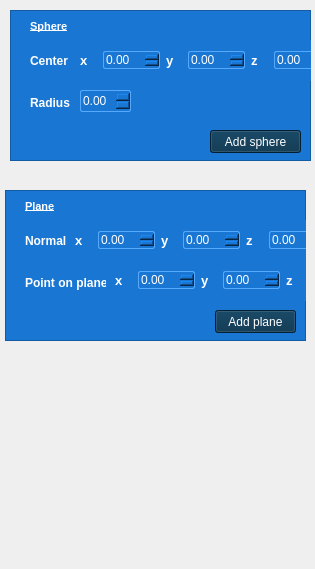
        <widget class="QWidget" name="scrollAreaWidgetContents_3">
         <property name="geometry">
          <rect>
           <x>0</x>
           <y>0</y>
           <width>315</width>
           <height>569</height>
          </rect>
         </property>
         <widget class="QFrame" name="frame_4">
          <property name="geometry">
           <rect>
            <x>10</x>
            <y>10</y>
            <width>301</width>
            <height>151</height>
           </rect>
          </property>
          <property name="styleSheet">
           <string notr="true">background:#1976d2;
color:white;</string>
          </property>
          <property name="frameShape">
           <enum>QFrame::StyledPanel</enum>
          </property>
          <property name="frameShadow">
           <enum>QFrame::Raised</enum>
          </property>
          <widget class="QLabel" name="label_12">
           <property name="geometry">
            <rect>
             <x>20</x>
             <y>82</y>
             <width>47</width>
             <height>21</height>
            </rect>
           </property>
           <property name="font">
            <font>
             <weight>75</weight>
             <bold>true</bold>
            </font>
           </property>
           <property name="text">
            <string>Radius</string>
           </property>
          </widget>
          <widget class="QDoubleSpinBox" name="sRadius">
           <property name="geometry">
            <rect>
             <x>70</x>
             <y>80</y>
             <width>51</width>
             <height>22</height>
            </rect>
           </property>
           <property name="styleSheet">
            <string notr="true">border:1px solid rgb(85, 170, 255);
border-radius:2px;
</string>
           </property>
          </widget>
          <widget class="QWidget" name="horizontalLayoutWidget_6">
           <property name="geometry">
            <rect>
             <x>70</x>
             <y>30</y>
             <width>251</width>
             <height>41</height>
            </rect>
           </property>
           <layout class="QHBoxLayout" name="horizontalLayout_6">
            <item>
             <widget class="QLabel" name="label_13">
              <property name="font">
               <font>
                <pointsize>10</pointsize>
                <weight>75</weight>
                <bold>true</bold>
               </font>
              </property>
              <property name="text">
               <string>x</string>
              </property>
             </widget>
            </item>
            <item>
             <widget class="QDoubleSpinBox" name="sCenterXCord">
              <property name="enabled">
               <bool>true</bool>
              </property>
              <property name="styleSheet">
               <string notr="true">border:1px solid rgb(85, 170, 255);
border-radius:2px;
</string>
              </property>
              <property name="minimum">
               <double>-99.989999999999995</double>
              </property>
             </widget>
            </item>
            <item>
             <widget class="QLabel" name="label_14">
              <property name="font">
               <font>
                <pointsize>10</pointsize>
                <weight>75</weight>
                <bold>true</bold>
               </font>
              </property>
              <property name="text">
               <string>y</string>
              </property>
             </widget>
            </item>
            <item>
             <widget class="QDoubleSpinBox" name="sCenterYCord">
              <property name="styleSheet">
               <string notr="true">border:1px solid rgb(85, 170, 255);
border-radius:2px;
</string>
              </property>
              <property name="minimum">
               <double>-99.989999999999995</double>
              </property>
             </widget>
            </item>
            <item>
             <widget class="QLabel" name="label_15">
              <property name="font">
               <font>
                <pointsize>10</pointsize>
                <weight>75</weight>
                <bold>true</bold>
               </font>
              </property>
              <property name="text">
               <string>z</string>
              </property>
             </widget>
            </item>
            <item>
             <widget class="QDoubleSpinBox" name="sCenterZCord">
              <property name="styleSheet">
               <string notr="true">border:1px solid rgb(85, 170, 255);
border-radius:2px;
</string>
              </property>
              <property name="minimum">
               <double>-99.989999999999995</double>
              </property>
             </widget>
            </item>
           </layout>
          </widget>
          <widget class="QPushButton" name="addSphereBtn">
           <property name="geometry">
            <rect>
             <x>200</x>
             <y>120</y>
             <width>91</width>
             <height>23</height>
            </rect>
           </property>
           <property name="styleSheet">
            <string notr="true">color:white;
background-color:#002b47;

</string>
           </property>
           <property name="text">
            <string>Add sphere</string>
           </property>
          </widget>
          <widget class="QLabel" name="label_16">
           <property name="geometry">
            <rect>
             <x>20</x>
             <y>10</y>
             <width>47</width>
             <height>13</height>
            </rect>
           </property>
           <property name="font">
            <font>
             <pointsize>8</pointsize>
             <weight>75</weight>
             <bold>true</bold>
             <underline>true</underline>
            </font>
           </property>
           <property name="text">
            <string>Sphere</string>
           </property>
          </widget>
          <widget class="QLabel" name="label_17">
           <property name="geometry">
            <rect>
             <x>20</x>
             <y>40</y>
             <width>41</width>
             <height>21</height>
            </rect>
           </property>
           <property name="font">
            <font>
             <weight>75</weight>
             <bold>true</bold>
            </font>
           </property>
           <property name="text">
            <string>Center</string>
           </property>
          </widget>
         </widget>
         <widget class="QFrame" name="frame_9">
          <property name="geometry">
           <rect>
            <x>5</x>
            <y>190</y>
            <width>301</width>
            <height>151</height>
           </rect>
          </property>
          <property name="styleSheet">
           <string notr="true">background:#1976d2;
color:white;</string>
          </property>
          <property name="frameShape">
           <enum>QFrame::StyledPanel</enum>
          </property>
          <property name="frameShadow">
           <enum>QFrame::Raised</enum>
          </property>
          <widget class="QLabel" name="label_31">
           <property name="geometry">
            <rect>
             <x>20</x>
             <y>82</y>
             <width>81</width>
             <height>21</height>
            </rect>
           </property>
           <property name="font">
            <font>
             <weight>75</weight>
             <bold>true</bold>
            </font>
           </property>
           <property name="text">
            <string>Point on plane</string>
           </property>
          </widget>
          <widget class="QWidget" name="horizontalLayoutWidget_9">
           <property name="geometry">
            <rect>
             <x>70</x>
             <y>30</y>
             <width>251</width>
             <height>41</height>
            </rect>
           </property>
           <layout class="QHBoxLayout" name="horizontalLayout_9">
            <item>
             <widget class="QLabel" name="label_32">
              <property name="font">
               <font>
                <pointsize>10</pointsize>
                <weight>75</weight>
                <bold>true</bold>
               </font>
              </property>
              <property name="text">
               <string>x</string>
              </property>
             </widget>
            </item>
            <item>
             <widget class="QDoubleSpinBox" name="nVxCord">
              <property name="enabled">
               <bool>true</bool>
              </property>
              <property name="styleSheet">
               <string notr="true">border:1px solid rgb(85, 170, 255);
border-radius:2px;
</string>
              </property>
              <property name="minimum">
               <double>-99.989999999999995</double>
              </property>
             </widget>
            </item>
            <item>
             <widget class="QLabel" name="label_33">
              <property name="font">
               <font>
                <pointsize>10</pointsize>
                <weight>75</weight>
                <bold>true</bold>
               </font>
              </property>
              <property name="text">
               <string>y</string>
              </property>
             </widget>
            </item>
            <item>
             <widget class="QDoubleSpinBox" name="nVyCord">
              <property name="styleSheet">
               <string notr="true">border:1px solid rgb(85, 170, 255);
border-radius:2px;
</string>
              </property>
              <property name="minimum">
               <double>-99.989999999999995</double>
              </property>
             </widget>
            </item>
            <item>
             <widget class="QLabel" name="label_34">
              <property name="font">
               <font>
                <pointsize>10</pointsize>
                <weight>75</weight>
                <bold>true</bold>
               </font>
              </property>
              <property name="text">
               <string>z</string>
              </property>
             </widget>
            </item>
            <item>
             <widget class="QDoubleSpinBox" name="nVzCord">
              <property name="styleSheet">
               <string notr="true">border:1px solid rgb(85, 170, 255);
border-radius:2px;
</string>
              </property>
              <property name="minimum">
               <double>-99.989999999999995</double>
              </property>
             </widget>
            </item>
           </layout>
          </widget>
          <widget class="QPushButton" name="addPlaneBtn">
           <property name="geometry">
            <rect>
             <x>210</x>
             <y>120</y>
             <width>81</width>
             <height>23</height>
            </rect>
           </property>
           <property name="styleSheet">
            <string notr="true">color:white;
background-color:#002b47;

</string>
           </property>
           <property name="text">
            <string>Add plane</string>
           </property>
          </widget>
          <widget class="QLabel" name="label_35">
           <property name="geometry">
            <rect>
             <x>20</x>
             <y>10</y>
             <width>47</width>
             <height>13</height>
            </rect>
           </property>
           <property name="font">
            <font>
             <pointsize>8</pointsize>
             <weight>75</weight>
             <bold>true</bold>
             <underline>true</underline>
            </font>
           </property>
           <property name="text">
            <string>Plane</string>
           </property>
          </widget>
          <widget class="QLabel" name="label_36">
           <property name="geometry">
            <rect>
             <x>20</x>
             <y>40</y>
             <width>41</width>
             <height>21</height>
            </rect>
           </property>
           <property name="font">
            <font>
             <weight>75</weight>
             <bold>true</bold>
            </font>
           </property>
           <property name="text">
            <string>Normal</string>
           </property>
          </widget>
          <widget class="QWidget" name="horizontalLayoutWidget_10">
           <property name="geometry">
            <rect>
             <x>110</x>
             <y>70</y>
             <width>251</width>
             <height>41</height>
            </rect>
           </property>
           <layout class="QHBoxLayout" name="horizontalLayout_10">
            <item>
             <widget class="QLabel" name="label_37">
              <property name="font">
               <font>
                <pointsize>10</pointsize>
                <weight>75</weight>
                <bold>true</bold>
               </font>
              </property>
              <property name="text">
               <string>x</string>
              </property>
             </widget>
            </item>
            <item>
             <widget class="QDoubleSpinBox" name="ppXCord">
              <property name="enabled">
               <bool>true</bool>
              </property>
              <property name="styleSheet">
               <string notr="true">border:1px solid rgb(85, 170, 255);
border-radius:2px;
</string>
              </property>
              <property name="minimum">
               <double>-99.989999999999995</double>
              </property>
             </widget>
            </item>
            <item>
             <widget class="QLabel" name="label_38">
              <property name="font">
               <font>
                <pointsize>10</pointsize>
                <weight>75</weight>
                <bold>true</bold>
               </font>
              </property>
              <property name="text">
               <string>y</string>
              </property>
             </widget>
            </item>
            <item>
             <widget class="QDoubleSpinBox" name="ppYCord">
              <property name="styleSheet">
               <string notr="true">border:1px solid rgb(85, 170, 255);
border-radius:2px;
</string>
              </property>
              <property name="minimum">
               <double>-99.989999999999995</double>
              </property>
             </widget>
            </item>
            <item>
             <widget class="QLabel" name="label_39">
              <property name="font">
               <font>
                <pointsize>10</pointsize>
                <weight>75</weight>
                <bold>true</bold>
               </font>
              </property>
              <property name="text">
               <string>z</string>
              </property>
             </widget>
            </item>
            <item>
             <widget class="QDoubleSpinBox" name="ppZCord">
              <property name="styleSheet">
               <string notr="true">border:1px solid rgb(85, 170, 255);
border-radius:2px;
</string>
              </property>
              <property name="minimum">
               <double>-99.989999999999995</double>
              </property>
             </widget>
            </item>
           </layout>
          </widget>
         </widget>
        </widget>
